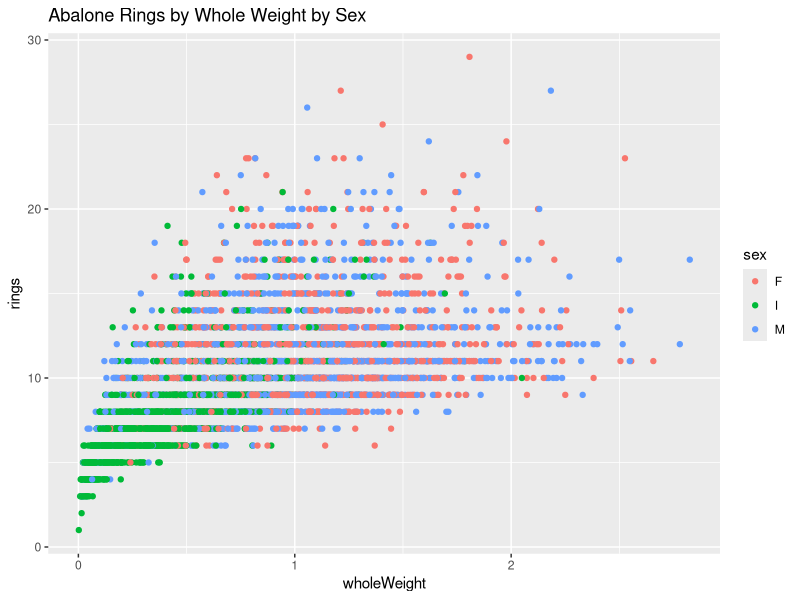

This figure's R source:
## ---- chunk 1
knitr::opts_chunk$set(echo = FALSE)
knitr::opts_chunk$set(warnings = FALSE)
knitr::opts_chunk$set(message = FALSE)

library(dplyr)
library(ggplot2)
library(readr)
library(psych)
## ---- chunk 2
abalone <- readr::read_csv(file = "abalone.csv")

# abalone <- abalone %>% 
#   filter(sex == "M")
## ---- chunk 3
t <- abalone %>%
  select(-sex) %>%
  psych::describe()
knitr::kable(t[1:5, 1:7])
## ---- chunk 4
ggplot(abalone, aes(x = wholeWeight, y = rings)) +
  geom_point(aes(color = sex)) +
  ggtitle("Abalone Rings by Whole Weight by Sex")
